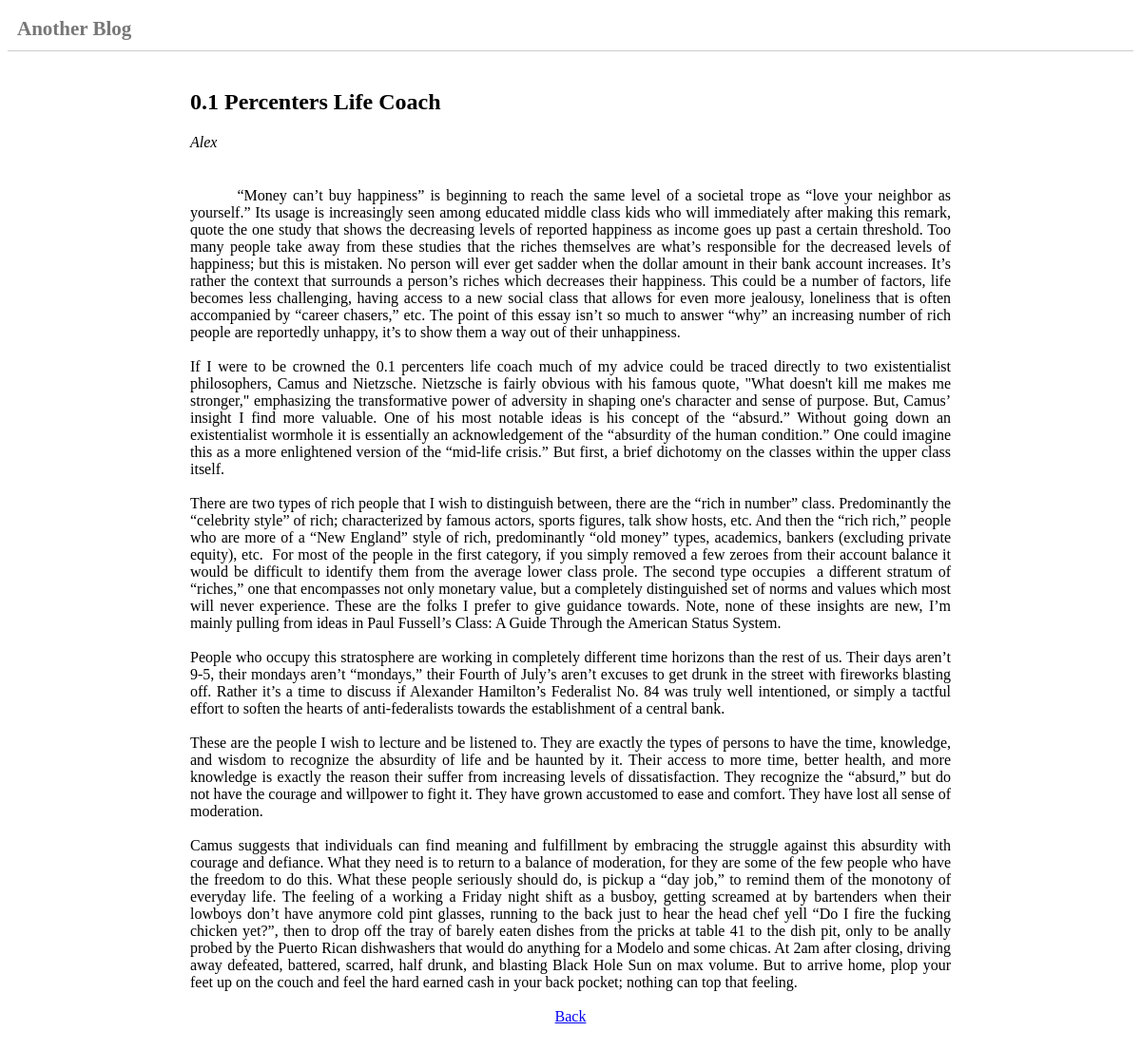
Screenshot of /post/2 with the database file from the repository.
### app.py (models this page shows)
class BlogPost(db.Model):
    id = db.Column("id", db.Integer, primary_key=True)
    title = db.Column("title", db.String(100))
    author = db.Column("Number of Posts", db.Integer)
    content = db.Column(db.Text, nullable=False)

### app.py (the view)
@app.route('/post/<int:post_id>')
def post(post_id):
    post = BlogPost.query.get_or_404(post_id)
    return render_template('post.html', post=post)

### templates/post.html (shortened to what this page needs)
{% extends 'base.html' %}
{% block content %}
  <div class="blog-post">
    <h2 class="post-title">{{ post.title }}</h2>
    <p class="post-author">{{ post.author }}</p>
    <div class="post-content" style="white-space: pre-wrap;">
        {{ post.content }}
    </div>
    <a href="/">Back</a>
</div>
{% endblock %}

### static/blog.css (style rules this page uses)
.blog-post { text-align: center; max-width: 800px; margin: auto; padding: 20px; }
.post-title { text-align: left; }
.post-author { text-align: left; font-style: italic; margin-bottom: 20px; }
.post-content { text-align: justify; }

### rows the page displays
BlogPost: title "0.1 Percenters Life Coach", author "Alex", content "“Money can’t buy happiness” is beginning to reach the same level of a societal trope as “love your neighbor as yourself.” Its usage is increasingly seen among educated middle class kids who will immediately after making this remark, quote the one study that shows the decreasing levels of reported happiness as income goes up past a certain threshold. Too many people take away from these studies that the riches themselves are what’s responsible for the decreased levels of happiness; but this is mistaken. No person will ever get sadder when the dollar amount in their bank account increases. It’s rather the context that surrounds a person’s riches which decreases their happiness. This could be…"
